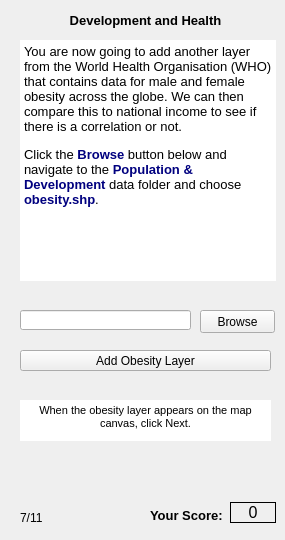
  <widget class="QWizardPage" name="wizardPage7">
   <widget class="QTextBrowser" name="IntrotextBrowser_2">
    <property name="geometry">
     <rect>
      <x>20</x>
      <y>40</y>
      <width>256</width>
      <height>241</height>
     </rect>
    </property>
    <property name="whatsThis">
     <string>Population &amp; Development Intro</string>
    </property>
    <property name="frameShape">
     <enum>QFrame::NoFrame</enum>
    </property>
    <property name="frameShadow">
     <enum>QFrame::Plain</enum>
    </property>
    <property name="html">
     <string>&lt;!DOCTYPE HTML PUBLIC &quot;-//W3C//DTD HTML 4.0//EN&quot; &quot;http://www.w3.org/TR/REC-html40/strict.dtd&quot;&gt;
&lt;html&gt;&lt;head&gt;&lt;meta name=&quot;qrichtext&quot; content=&quot;1&quot; /&gt;&lt;style type=&quot;text/css&quot;&gt;
p, li { white-space: pre-wrap; }
&lt;/style&gt;&lt;/head&gt;&lt;body style=&quot; font-family:'MS Shell Dlg 2'; font-size:8.25pt; font-weight:400; font-style:normal;&quot;&gt;
&lt;p style=&quot; margin-top:0px; margin-bottom:0px; margin-left:0px; margin-right:0px; -qt-block-indent:0; text-indent:0px;&quot;&gt;&lt;span style=&quot; font-size:10pt;&quot;&gt;You are now going to add another layer from the World Health Organisation (WHO) that contains data for male and female obesity across the globe. We can then compare this to national income to see if there is a correlation or not.&lt;/span&gt;&lt;/p&gt;
&lt;p style=&quot;-qt-paragraph-type:empty; margin-top:0px; margin-bottom:0px; margin-left:0px; margin-right:0px; -qt-block-indent:0; text-indent:0px; font-size:8pt;&quot;&gt;&lt;br /&gt;&lt;/p&gt;
&lt;p style=&quot; margin-top:0px; margin-bottom:0px; margin-left:0px; margin-right:0px; -qt-block-indent:0; text-indent:0px;&quot;&gt;&lt;span style=&quot; font-size:10pt;&quot;&gt;Click the &lt;/span&gt;&lt;span style=&quot; font-size:10pt; font-weight:600; color:#00007f;&quot;&gt;Browse&lt;/span&gt;&lt;span style=&quot; font-size:10pt;&quot;&gt; button below and navigate to the &lt;/span&gt;&lt;span style=&quot; font-size:10pt; font-weight:600; color:#00007f;&quot;&gt;Population &amp;amp; Development&lt;/span&gt;&lt;span style=&quot; font-size:10pt;&quot;&gt; data folder and choose &lt;/span&gt;&lt;span style=&quot; font-size:10pt; font-weight:600; color:#00007f;&quot;&gt;obesity.shp&lt;/span&gt;&lt;span style=&quot; font-size:10pt;&quot;&gt;.&lt;/span&gt;&lt;/p&gt;&lt;/body&gt;&lt;/html&gt;</string>
    </property>
   </widget>
   <widget class="QPushButton" name="AddObesityLayerButton">
    <property name="geometry">
     <rect>
      <x>20</x>
      <y>350</y>
      <width>251</width>
      <height>21</height>
     </rect>
    </property>
    <property name="text">
     <string>Add Obesity Layer</string>
    </property>
   </widget>
   <widget class="QLabel" name="Score_label_6">
    <property name="geometry">
     <rect>
      <x>230</x>
      <y>502</y>
      <width>46</width>
      <height>21</height>
     </rect>
    </property>
    <property name="font">
     <font>
      <pointsize>12</pointsize>
     </font>
    </property>
    <property name="frameShape">
     <enum>QFrame::Panel</enum>
    </property>
    <property name="text">
     <string>0</string>
    </property>
    <property name="alignment">
     <set>Qt::AlignCenter</set>
    </property>
   </widget>
   <widget class="QLineEdit" name="obesitylineEdit">
    <property name="geometry">
     <rect>
      <x>20</x>
      <y>310</y>
      <width>171</width>
      <height>20</height>
     </rect>
    </property>
   </widget>
   <widget class="QTextBrowser" name="textBrowser_5">
    <property name="geometry">
     <rect>
      <x>20</x>
      <y>400</y>
      <width>251</width>
      <height>41</height>
     </rect>
    </property>
    <property name="frameShape">
     <enum>QFrame::NoFrame</enum>
    </property>
    <property name="frameShadow">
     <enum>QFrame::Plain</enum>
    </property>
    <property name="html">
     <string>&lt;!DOCTYPE HTML PUBLIC &quot;-//W3C//DTD HTML 4.0//EN&quot; &quot;http://www.w3.org/TR/REC-html40/strict.dtd&quot;&gt;
&lt;html&gt;&lt;head&gt;&lt;meta name=&quot;qrichtext&quot; content=&quot;1&quot; /&gt;&lt;style type=&quot;text/css&quot;&gt;
p, li { white-space: pre-wrap; }
&lt;/style&gt;&lt;/head&gt;&lt;body style=&quot; font-family:'MS Shell Dlg 2'; font-size:8.25pt; font-weight:400; font-style:normal;&quot;&gt;
&lt;p align=&quot;center&quot; style=&quot; margin-top:0px; margin-bottom:0px; margin-left:0px; margin-right:0px; -qt-block-indent:0; text-indent:0px;&quot;&gt;&lt;span style=&quot; font-size:8pt;&quot;&gt;When the obesity layer appears on the map canvas, click Next.&lt;/span&gt;&lt;/p&gt;&lt;/body&gt;&lt;/html&gt;</string>
    </property>
   </widget>
   <widget class="QLabel" name="label_20">
    <property name="geometry">
     <rect>
      <x>150</x>
      <y>500</y>
      <width>81</width>
      <height>31</height>
     </rect>
    </property>
    <property name="font">
     <font>
      <pointsize>10</pointsize>
      <weight>75</weight>
      <bold>true</bold>
     </font>
    </property>
    <property name="text">
     <string>Your Score:</string>
    </property>
   </widget>
   <widget class="QPushButton" name="obesityBrowseButton">
    <property name="geometry">
     <rect>
      <x>200</x>
      <y>310</y>
      <width>75</width>
      <height>23</height>
     </rect>
    </property>
    <property name="text">
     <string>Browse</string>
    </property>
   </widget>
   <widget class="QLabel" name="label_21">
    <property name="geometry">
     <rect>
      <x>30</x>
      <y>10</y>
      <width>231</width>
      <height>21</height>
     </rect>
    </property>
    <property name="font">
     <font>
      <pointsize>10</pointsize>
      <weight>75</weight>
      <bold>true</bold>
     </font>
    </property>
    <property name="text">
     <string>Development and Health</string>
    </property>
    <property name="alignment">
     <set>Qt::AlignCenter</set>
    </property>
   </widget>
   <widget class="QLabel" name="label_58">
    <property name="geometry">
     <rect>
      <x>20</x>
      <y>510</y>
      <width>31</width>
      <height>16</height>
     </rect>
    </property>
    <property name="text">
     <string>7/11</string>
    </property>
   </widget>
  </widget>
